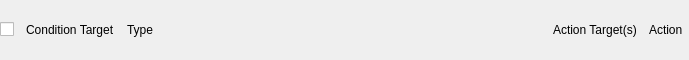
<?xml version="1.0" encoding="UTF-8"?>
<ui version="4.0">
 <class>AutomationRuleItemWidgetClass</class>
 <widget class="QWidget" name="AutomationRuleItemWidgetClass">
  <property name="geometry">
   <rect>
    <x>0</x>
    <y>0</y>
    <width>689</width>
    <height>60</height>
   </rect>
  </property>
  <property name="windowTitle">
   <string>AutomationRuleItemWidget</string>
  </property>
  <layout class="QGridLayout" name="gridLayout">
   <property name="leftMargin">
    <number>0</number>
   </property>
   <property name="topMargin">
    <number>0</number>
   </property>
   <property name="rightMargin">
    <number>0</number>
   </property>
   <property name="bottomMargin">
    <number>0</number>
   </property>
   <item row="0" column="0">
    <widget class="QCheckBox" name="checkboxToggleRule">
     <property name="text">
      <string/>
     </property>
    </widget>
   </item>
   <item row="0" column="7">
    <widget class="QStackedWidget" name="stackCondition">
     <property name="currentIndex">
      <number>1</number>
     </property>
     <widget class="QWidget" name="page"/>
     <widget class="QWidget" name="page_2"/>
    </widget>
   </item>
   <item row="0" column="8">
    <layout class="QHBoxLayout" name="layoutAction">
     <property name="leftMargin">
      <number>5</number>
     </property>
     <item>
      <widget class="QLabel" name="label_2">
       <property name="text">
        <string>Action Target(s)</string>
       </property>
      </widget>
     </item>
     <item>
      <widget class="GroupSelectWidget" name="selectActionTargets"/>
     </item>
     <item>
      <widget class="QLabel" name="label_3">
       <property name="text">
        <string>Action</string>
       </property>
      </widget>
     </item>
     <item>
      <widget class="GroupSelectWidget" name="selectActions"/>
     </item>
    </layout>
   </item>
   <item row="0" column="1">
    <layout class="QHBoxLayout" name="layoutEvent">
     <property name="leftMargin">
      <number>6</number>
     </property>
     <item>
      <widget class="QLabel" name="label_4">
       <property name="text">
        <string>Condition Target</string>
       </property>
      </widget>
     </item>
     <item>
      <widget class="GroupSelectWidget" name="selectEventSources"/>
     </item>
     <item>
      <widget class="QLabel" name="label">
       <property name="text">
        <string>Type</string>
       </property>
      </widget>
     </item>
     <item>
      <widget class="GroupSelectWidget" name="selectEventTypes"/>
     </item>
    </layout>
   </item>
  </layout>
 </widget>
 <layoutdefault spacing="6" margin="11"/>
 <customwidgets>
  <customwidget>
   <class>GroupSelectWidget</class>
   <extends>QWidget</extends>
   <header>groupselectwidget.h</header>
  </customwidget>
 </customwidgets>
 <resources/>
 <connections/>
</ui>
